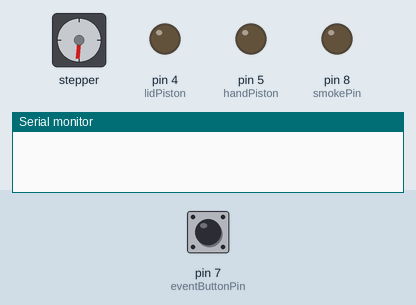
Simulated run of this sketch. Board: Arduino Uno, built with avr-gcc and run on an emulated ATmega328P. Parts: stepper motor, output pins drawn as LEDs (lit = HIGH), the last lines printed to the serial monitor. The test bench sets the inputs (shaded band); at power-on: pin 7 (eventButtonPin) HIGH. Random numbers use the default seed unless the sketch sets one; stepper angles assume 200 steps per turn; pins used as bus, display or sensor lines are not drawn.

Above: at 1.25 s.
1.3 s: pin 7 (eventButtonPin) pulled LOW for 0.15 s
At 2.9 s:
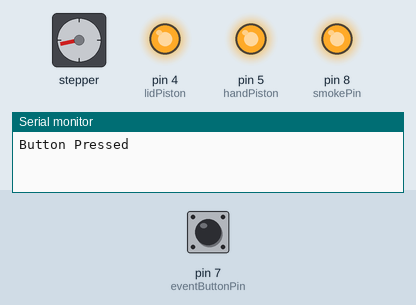
At 8.1 s:
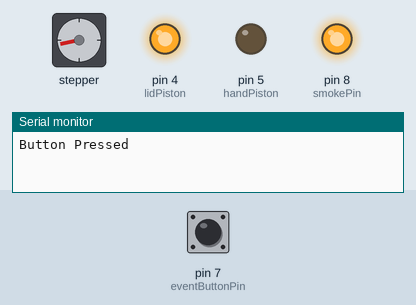
Timing chart, 0 to 12.3 s (numbered marks = the images above; inputs shaded):
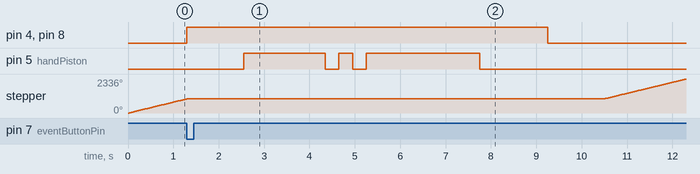

The sketch:

Sarcophagus.ino
```cpp
#include <AccelStepper.h>


/* AccelStepper Setup */
AccelStepper stepperS(1, 12, 13);   // 1 = Driver Interface (TB6600)*** Changed to DM542T 05/2023 *** Changed to DM860T(V3.0) 07/2023
                                    // Arduino Pin 12 Connected to STEP Pin of Driver
                                    // Arduino Pin 13 Connected to DIR Pin of Driver
                                    // 800 Steps per Revolution - 1.8 Deg Per Step

/* DEFINE Consstraints/Pins */
#define lidPiston 4                 // Lid Piston actuacted on pin 4
#define handPiston 5                // Hand Piston Actuated on pin 5
#define strobePin 6                 // Strobe Actuated on Pin 6
#define eventButtonPin 7            // Pin for Button to Initiate Hand Event
#define smokePin 8                  // Pin For Sarcophagus Smoker

/* Stepper Travel Variables and Initializers */
const int motorSpeed = 450;                                    // Keep between 150-1000, Lower equal slower
unsigned long stepperVar = 1;                                  // A Place to hold Step location

uint8_t randomNumber_delay;                                    // Variable for random delay
uint16_t buffer_delay[3] = { 500, 1500, 2500 };                // Delays to stay at position (1/2 Seconds, 1-1/2 Seconds, 2-1/2 Seconds)

unsigned long currentTime = millis();                          // Set Time Variable
unsigned long lastTime_knockDelay;                             // Place to store Time on Knock Wheel Delay
unsigned long duration_knockDelay = 5000;                      // Delay Interval on Knock Wheel - 5 seconds
unsigned long lastTime_handEvent;                              // Place to store Time on the Hand Event
unsigned long duration_handEvent = 90000;                      // Interval Trigger for Hand Event - 1.5 Mins

unsigned long lidOpen_delay = 1000;                            // Lid Open Delay - 1 Second
unsigned long lidClose_delay = 500;                            // Lid Close Delay - 1/2 Second
unsigned long handExtend_delay = 1500;                         // Hand Extend Delay - 1-1/2 Seconds
unsigned long handRetract_delay = 1500;                        // Hand Retract Delay - 1-1/2 Seconds
unsigned long handDuration_delay_1 = 300;                      // Hand Duration 1 - 1/3 ish Seconds
unsigned long handDuration_delay_2 = 2000;                     // Hand Duration 2 - 2 Seconds
unsigned long strobe_delay_1 = 250;                             // Smoke Delay 1 - 1/4 Seconds
unsigned long strobe_delay_2 = 500;                             // Smoke Delay 2 - 1/2 Seconds
unsigned long smoke_delay_Space = 300;                         // Smoke Delay Space - 1/3 ish Seconds - Space between Blasts


/* Function ProtoTypes */
void handEvent();

void setup() {
  Serial.begin(9600);                                // Start Serial Monitor with speed of 9600 Bauds
  delay(5);                                          // Wait for Driver to startup
  stepperS.setCurrentPosition(0);                    // Set Current Position to Zero
  stepperS.setMaxSpeed(motorSpeed + 1);              // Set Max Speed of Stepper (Slower to get accuracy)
  stepperS.setAcceleration(motorSpeed);              // Set Acceleration of the Stepper
  stepperS.setSpeed(motorSpeed);                     // Set Speed of Stepper
  randomSeed(3);                                     // Start Random Seed for use of Random Function Later

  /* Set Pins */
  pinMode(lidPiston, OUTPUT);                        // Set all pins as Outputs
  pinMode(handPiston, OUTPUT);
  pinMode(strobePin, OUTPUT);
  pinMode(smokePin, OUTPUT);

  pinMode(eventButtonPin, INPUT_PULLUP);            // Set Bypass wait button as an input
}

void loop() {
  currentTime = millis();                                            // Update current Time
  //stepperS.moveTo(stepperVar);                                         // Set step to move to 1 step forward
  stepperS.runSpeed();                                               // Run Stepper 1 Step
  //stepperVar ++;
  if ((currentTime - lastTime_knockDelay) > duration_knockDelay){    // Check to see if enough time has passed to pick a random wheel delay
    randomNumber_delay = random(0,3);                                // Pick Random Delay
    delay(buffer_delay[randomNumber_delay]);                         // Delay before next movement or cycle
    lastTime_knockDelay = currentTime;                               // Reset Timer as event is complete
  }
  if ((currentTime - lastTime_handEvent) > duration_handEvent) {     // Check to see if enough time has passed to trigger hand event
    handEvent();                                                     // Run Hand Event Function
    lastTime_handEvent = currentTime;                                // Reset Timer for hand event as it has just been completed
  }
  if (digitalRead(eventButtonPin) == LOW) {
    Serial.println("Button Pressed");
    handEvent();
  }
}

void handEvent() {
  digitalWrite(lidPiston, HIGH);                // Open Sarcophagus
  digitalWrite(smokePin, HIGH);                 // Turn on Smoker
  delay(lidOpen_delay);                         // Delay For Piston to Fire
  digitalWrite(strobePin, HIGH);                // Turn on Strobe
  delay(strobe_delay_1);                        // Strobe Delay 1 Short
  digitalWrite(handPiston, HIGH);               // Turn on Hand Extend
  delay(handExtend_delay);                      // Hand Delay
  digitalWrite(strobePin, LOW);                 // Strobe Off
  delay(handDuration_delay_1);                  // Leave hand out for a second
  digitalWrite(handPiston, LOW);                // Retract Hand
  delay(handDuration_delay_1);                  // Short hand Delay
  digitalWrite(handPiston, HIGH);               // Send Hand Back Out
  delay(handDuration_delay_1);                  // Short hand Delay
  digitalWrite(handPiston, LOW);                // Retract Hand
  delay(handDuration_delay_1);                  // Short hand Delay
  digitalWrite(handPiston, HIGH);               // Send Hand Back out
  delay(handDuration_delay_2);                  // Leave hand out longer
  digitalWrite(strobePin, HIGH);                // Turn on Strobe
  delay(strobe_delay_2);                        // Strobe Delay 2 Long
  digitalWrite(handPiston, LOW);                // Hand Retract
  delay(handRetract_delay);                     // Delay for hand retract
  digitalWrite(lidPiston, LOW);                 // Turn off Lid Piston
  digitalWrite(smokePin, LOW);                  // Turn of Smoker
  delay(strobe_delay_1);                        // Strobe Delay 1 Short
  digitalWrite(strobePin, LOW);                 // Strobe Off
  delay(lidClose_delay);                        // Lid Piston Delay
}
```

Measured:
- after the input at 1.3 s, pin 4 (lidPiston), pin 8 (smokePin): LOW → HIGH at once, → LOW 8.0 s later; pin 5 (handPiston): goes HIGH 1.8 s, LOW 0.30 s, HIGH 0.30 s, LOW 0.30 s, HIGH 2.5 s, then LOW, starting after 1.3 s
